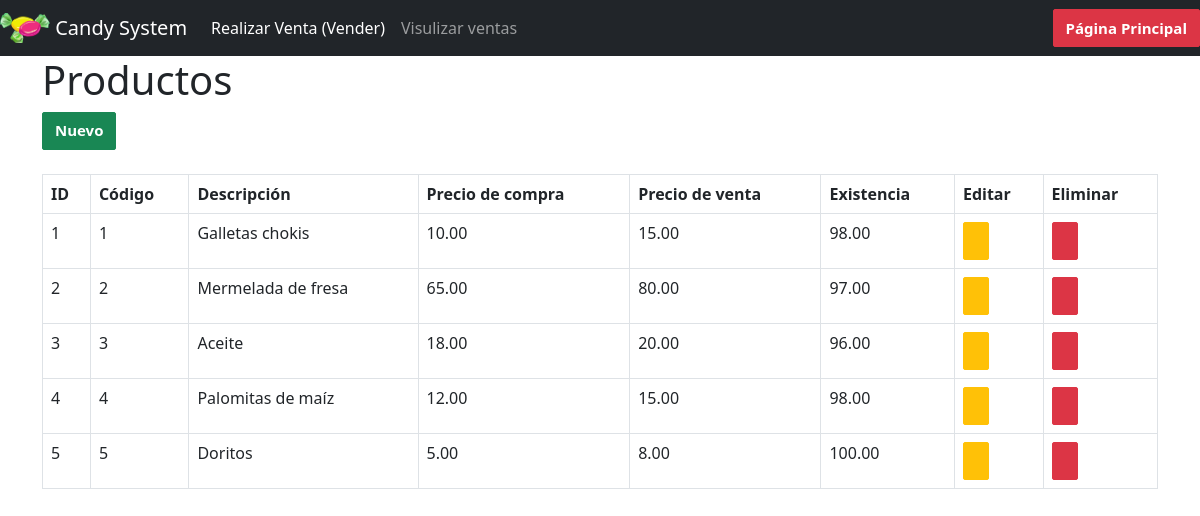
/Dulceria/admin/Ventas/listar.php, run on the app's committed database.
### tables this page shows
CREATE TABLE `productos` (
  `id` bigint(20) UNSIGNED NOT NULL,
  `codigo` varchar(255) NOT NULL,
  `descripcion` varchar(255) NOT NULL,
  `precioVenta` decimal(5,2) NOT NULL,
  `precioCompra` decimal(5,2) NOT NULL,
  `existencia` decimal(5,2) NOT NULL
);

### Dulceria/admin/Ventas/listar.php (the view, shortened to what this page needs)
<?php include_once "encabezado.php" ?>
<?php
include_once "base_de_datos.php";
$sentencia = $base_de_datos->query("SELECT * FROM productos;");
$productos = $sentencia->fetchAll(PDO::FETCH_OBJ);
?>
<div class="wrapper">
	<div class="container">
		<div class="col-xs-12">
			<h1>Productos</h1>
			<div>
				<a class="btn btn-success" href="./formulario.php">Nuevo <i class="fa fa-plus"></i></a>
			</div>
			<br>
			<table class="table table-bordered">
				<thead>
					<tr>
						<th>ID</th>
						<th>Código</th>
						<th>Descripción</th>
						<th>Precio de compra</th>
						<th>Precio de venta</th>
						<th>Existencia</th>
						<th>Editar</th>
						<th>Eliminar</th>
					</tr>
				</thead>
				<tbody>
					<?php foreach ($productos as $producto) { ?>
						<tr>
							<td><?php echo $producto->id ?></td>
							<td><?php echo $producto->codigo ?></td>
							<td><?php echo $producto->descripcion ?></td>
							<td><?php echo $producto->precioCompra ?></td>
							<td><?php echo $producto->precioVenta ?></td>
							<td><?php echo $producto->existencia ?></td>
							<td><a class="btn btn-warning" href="<?php echo "editar.php?id=" . $producto->id ?>"><i class="fa fa-edit"></i></a></td>
							<td><a class="btn btn-danger" href="<?php echo "eliminar.php?id=" . $producto->id ?>"><i class="fa fa-trash"></i></a></td>
						</tr>
					<?php } ?>
				</tbody>
			</table>
		</div>
		<?php include_once "pie.php" ?>

### Dulceria/admin/Ventas/listar.php (style rules this page uses)
.btn { min-height: 38px; border-radius: 2px; }
.btn { font-size: 15px; font-weight: bold; }

### data on the page
productos: id "1", codigo "1", descripcion "Galletas chokis", precioCompra "10.00", precioVenta "15.00", existencia "98.00"
productos: id "2", codigo "2", descripcion "Mermelada de fresa", precioCompra "65.00", precioVenta "80.00", existencia "97.00"
productos: id "3", codigo "3", descripcion "Aceite", precioCompra "18.00", precioVenta "20.00", existencia "96.00"
productos: id "4", codigo "4", descripcion "Palomitas de maíz", precioCompra "12.00", precioVenta "15.00", existencia "98.00"
productos: id "5", codigo "5", descripcion "Doritos", precioCompra "5.00", precioVenta "8.00", existencia "100.00"
